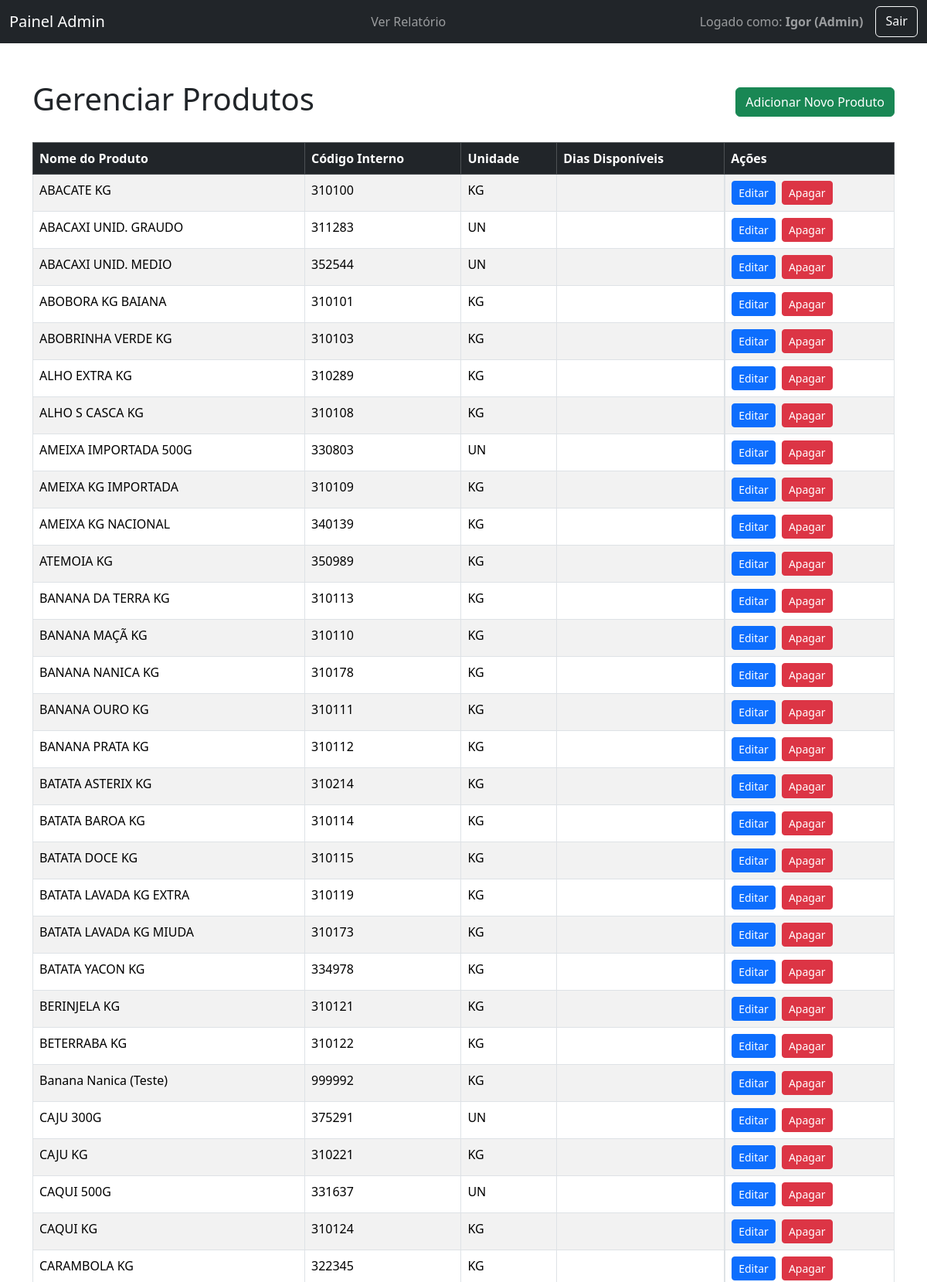
The page /admin/products (signed in, upper part) on the database its author committed.
### tables this page shows
CREATE TABLE products (id INTEGER PRIMARY KEY AUTOINCREMENT, name TEXT UNIQUE NOT NULL, unidade_fracionada TEXT NOT NULL, codigo_interno TEXT UNIQUE, cost NUMERIC(10, 2) DEFAULT 0.00);

### app.py (the view)
@app.route('/admin/products')
@admin_required
def admin_products():
    db = get_db()
    cursor = db.cursor()
    db_url = os.environ.get('DATABASE_URL')
    query = "SELECT p.id, p.name, p.unidade_fracionada, p.codigo_interno, STRING_AGG(CAST(pa.day_id AS TEXT), ',') as days_str FROM products p LEFT JOIN product_availability pa ON p.id = pa.product_id GROUP BY p.id, p.name, p.unidade_fracionada, p.codigo_interno ORDER BY p.name;" if db_url else "SELECT p.id, p.name, p.unidade_fracionada, p.codigo_interno, GROUP_CONCAT(pa.day_id) as days_str FROM products p LEFT JOIN product_availability pa ON p.id = pa.product_id GROUP BY p.id, p.name, p.unidade_fracionada, p.codigo_interno ORDER BY p.name;"
    cursor.execute(query)
    products_data = cursor.fetchall()
    products_list = [dict(zip([desc[0] for desc in cursor.description], row)) for row in products_data]
    db.close()
    id_to_day_name = {v: k for k, v in DIAS_PEDIDO.items()}
    for product in products_list:
        if product['days_str']:
            day_ids = [int(i) for i in product['days_str'].split(',')]
            product['days'] = sorted([id_to_day_name.get(day_id, '') for day_id in day_ids])
        else: product['days'] = []
    return render_template('admin/products.html', products=products_list)

### app.py (called while the page is built)
def get_db():
    db_url = os.environ.get('DATABASE_URL')
    if db_url:
        return psycopg2.connect(db_url)
    else:
        conn = sqlite3.connect(DATABASE)
        conn.row_factory = sqlite3.Row
        return conn

def admin_required(f):
    @wraps(f)
    def decorated_function(*args, **kwargs):
        if 'username' not in session: return redirect(url_for('login'))
        if session.get('role') != 'admin': return "Acesso negado.", 403
        return f(*args, **kwargs)
    return decorated_function

### templates/admin/products.html (shortened to what this page needs)
<!DOCTYPE html>
<html lang="pt-br">
<head>
    <link href="https://cdn.jsdelivr.net/npm/bootstrap@5.3.3/dist/css/bootstrap.min.css" rel="stylesheet">
</head>
<body>
    <nav class="navbar navbar-expand-lg navbar-dark bg-dark">
        <div class="container-fluid">
            <a class="navbar-brand" href="/admin">Painel Admin</a>
            <div class="navbar-nav">
                <a class="nav-link" href="/relatorio">Ver Relatório</a>
            </div>
            <div class="d-flex">
                <span class="navbar-text me-3">Logado como: <strong>{{ session.username }} (Admin)</strong></span>
                <a href="/logout" class="btn btn-outline-light">Sair</a>
            </div>
        </div>
    </nav>
    <div class="container mt-5">
        <div class="d-flex justify-content-between align-items-center mb-4">
            <h1>Gerenciar Produtos</h1>
            <a href="{{ url_for('admin_add_product') }}" class="btn btn-success">Adicionar Novo Produto</a>
        </div>
        <table class="table table-striped table-bordered">
            <thead class="table-dark">
                <tr>
                    <th>Nome do Produto</th>
                    <th>Código Interno</th>
                    <th>Unidade</th>
                    <th>Dias Disponíveis</th>
                    <th>Ações</th>
                </tr>
            </thead>
            <tbody>
                {% for product in products %}
                <tr>
                    <td>{{ product.name }}</td>
                    <td>{{ product.codigo_interno or 'N/A' }}</td>
                    <td>{{ product.unidade_fracionada }}</td>
                    <td>
                    </td>
                    <td class="d-flex">
                        <a href="{{ url_for('admin_edit_product', product_id=product.id) }}" class="btn btn-primary btn-sm me-2">Editar</a>
                        <form action="{{ url_for('admin_delete_product', product_id=product.id) }}" method="POST" onsubmit="return confirm('Você tem certeza que deseja apagar este produto?');">
                            <button type="submit" class="btn btn-danger btn-sm">Apagar</button>
                        </form>
                    </td>
                </tr>
                {% endfor %}
            </tbody>
        </table>
    </div>
</body>
</html>

### rows shown on the page
products: name "ABACATE KG", codigo_interno "310100", unidade_fracionada "KG"
products: name "ABACAXI UNID. GRAUDO", codigo_interno "311283", unidade_fracionada "UN"
products: name "ABACAXI UNID. MEDIO", codigo_interno "352544", unidade_fracionada "UN"
products: name "ABOBORA KG BAIANA", codigo_interno "310101", unidade_fracionada "KG"
products: name "ABOBRINHA VERDE KG", codigo_interno "310103", unidade_fracionada "KG"
products: name "ALHO EXTRA KG", codigo_interno "310289", unidade_fracionada "KG"
products: name "ALHO S CASCA KG", codigo_interno "310108", unidade_fracionada "KG"
products: name "AMEIXA IMPORTADA 500G", codigo_interno "330803", unidade_fracionada "UN"
products: name "AMEIXA KG IMPORTADA", codigo_interno "310109", unidade_fracionada "KG"
products: name "AMEIXA KG NACIONAL", codigo_interno "340139", unidade_fracionada "KG"
products: name "ATEMOIA KG", codigo_interno "350989", unidade_fracionada "KG"
products: name "BANANA DA TERRA KG", codigo_interno "310113", unidade_fracionada "KG"
products: name "BANANA MAÇÃ KG", codigo_interno "310110", unidade_fracionada "KG"
products: name "BANANA NANICA KG", codigo_interno "310178", unidade_fracionada "KG"
products: name "BANANA OURO KG", codigo_interno "310111", unidade_fracionada "KG"
products: name "BANANA PRATA KG", codigo_interno "310112", unidade_fracionada "KG"
products: name "BATATA ASTERIX KG", codigo_interno "310214", unidade_fracionada "KG"
products: name "BATATA BAROA KG", codigo_interno "310114", unidade_fracionada "KG"
products: name "BATATA DOCE KG", codigo_interno "310115", unidade_fracionada "KG"
products: name "BATATA LAVADA KG EXTRA", codigo_interno "310119", unidade_fracionada "KG"
products: name "BATATA LAVADA KG MIUDA", codigo_interno "310173", unidade_fracionada "KG"
products: name "BATATA YACON KG", codigo_interno "334978", unidade_fracionada "KG"
products: name "BERINJELA KG", codigo_interno "310121", unidade_fracionada "KG"
products: name "BETERRABA KG", codigo_interno "310122", unidade_fracionada "KG"
products: name "Banana Nanica (Teste)", codigo_interno "999992", unidade_fracionada "KG"
products: name "CAJU 300G", codigo_interno "375291", unidade_fracionada "UN"
products: name "CAJU KG", codigo_interno "310221", unidade_fracionada "KG"
products: name "CAQUI 500G", codigo_interno "331637", unidade_fracionada "UN"
products: name "CAQUI KG", codigo_interno "310124", unidade_fracionada "KG"
products: name "CARAMBOLA KG", codigo_interno "322345", unidade_fracionada "KG"

### other values the page prints
{{ session.username }} "Igor"
